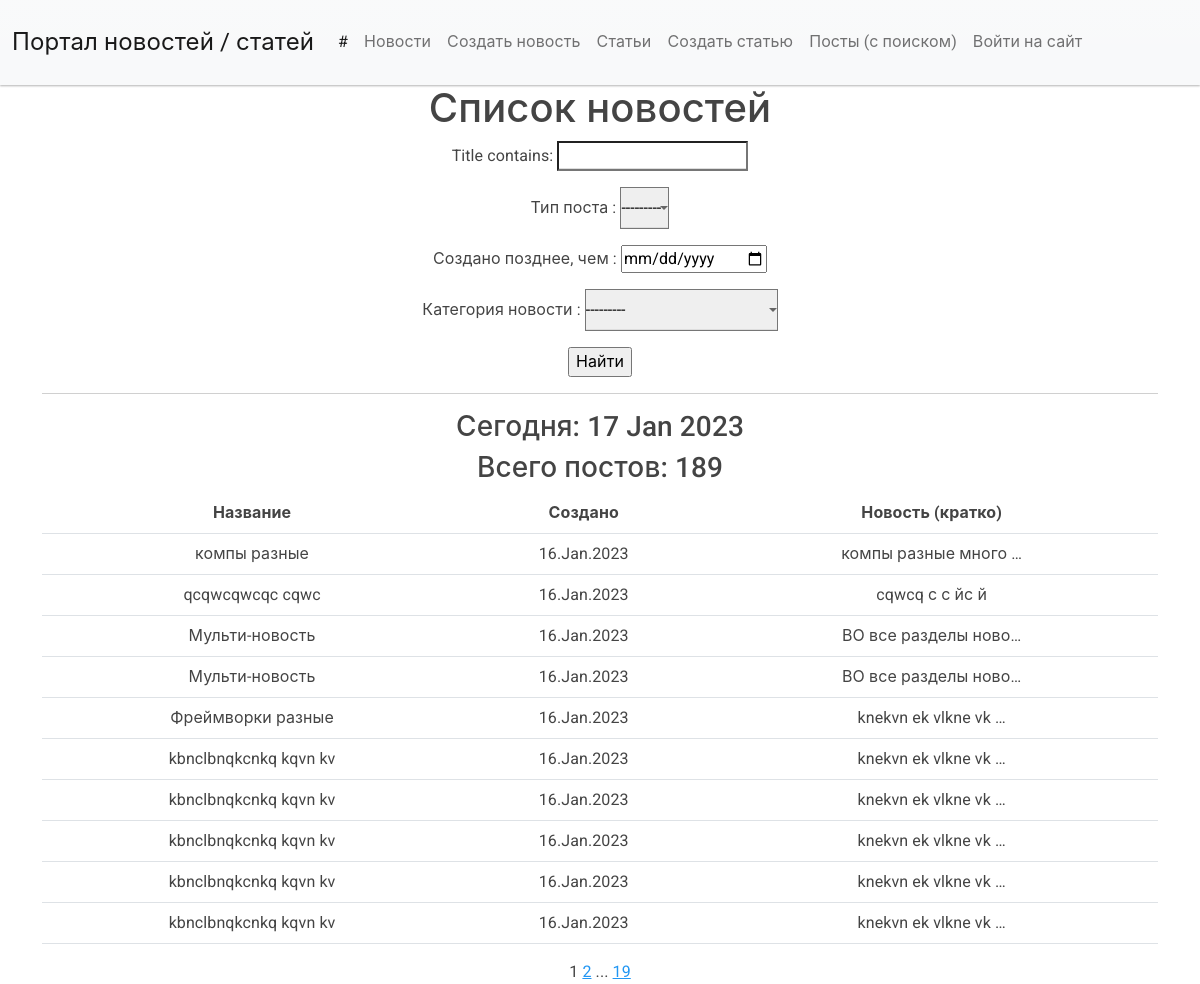
The page /news/search/ on the database as committed earlier.
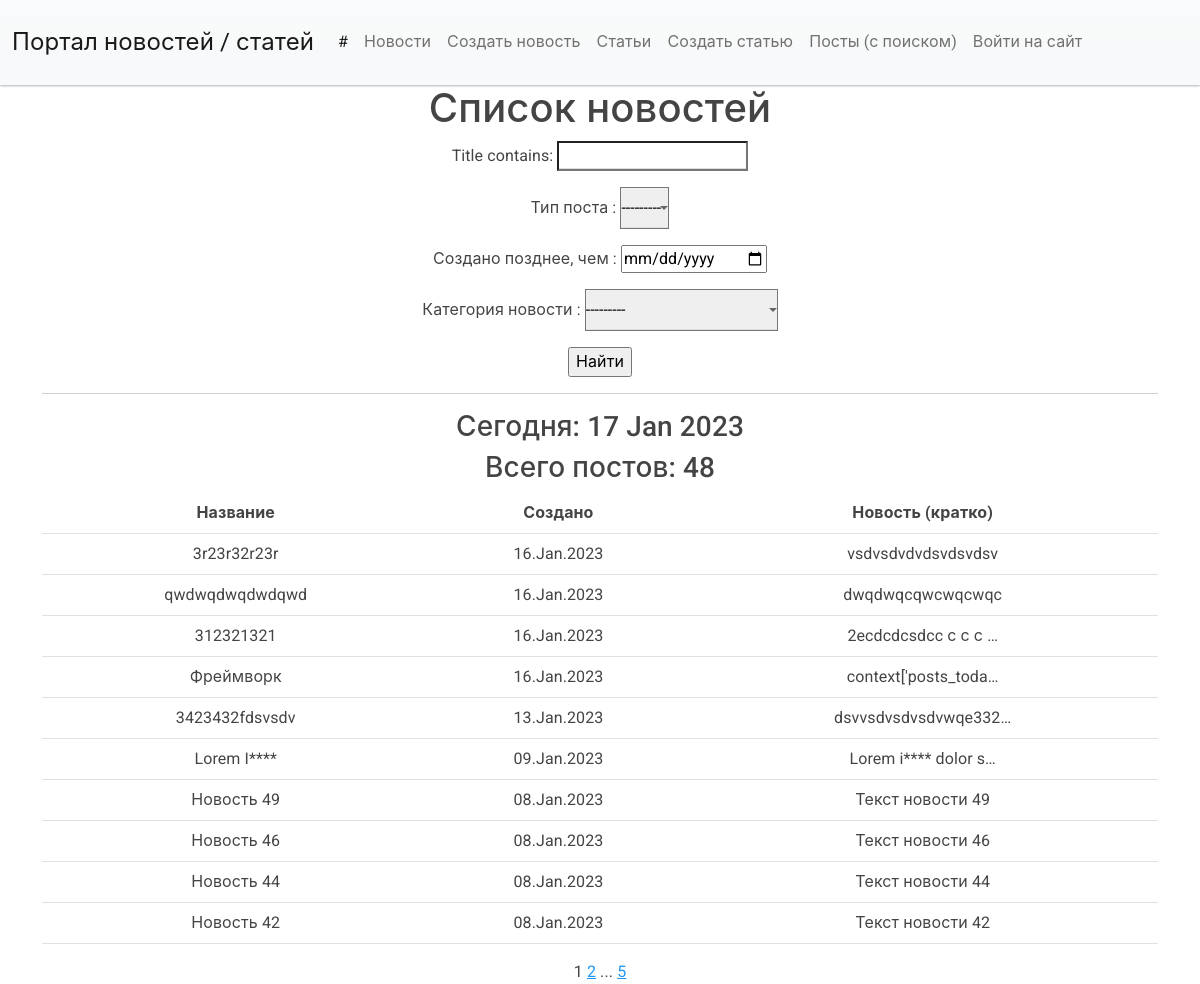
The same page on the database as committed later.
### news/models.py (models this page shows, shortened)
class Post(models.Model):
    TYPES = [
        ('A', 'Article'),
        ('N', 'News')
    ]
    author = models.ForeignKey(Author, on_delete=models.CASCADE)
    post_type = models.CharField(max_length=1, choices=TYPES, default='A')
    creation = models.DateTimeField(auto_now_add=True)
    category = models.ManyToManyField(Category, through='PostCategory')
    title = models.CharField(max_length=200)
    text = models.TextField()
    rating = models.IntegerField(default=0)

### news/views.py (the view, shortened to what this page needs)
# urls.py: path('news/search/', NewsListFiltered.as_view(), name='news_search'),
class NewsListFiltered(ListView):
    model = Post
    ordering = '-creation'
    template_name = 'news_search.html'
    context_object_name = 'news_flist'
    paginate_by = 10
    def get_context_data(self, **kwargs):
        context = super().get_context_data(**kwargs)
        context['news_count'] = self.filterset.qs.count()
        context['filterset'] = self.filterset
        context['sub_button'] = False
        return context
    def get_queryset(self):
        queryset = Post.objects.order_by('-creation')
        self.filterset = NewsFilter(self.request.GET, queryset)
        return self.filterset.qs

### news/templatetags/custom_filters.py (called while the page is built)
@register.filter()
def censor(value):
   def isbad(word: str):
      return True if word in BAD_WORDS else False
   def replace(word: str):
      str_ = word[0]
      for i in range(1, len(word)):
         if word[i] not in string.punctuation:
            str_ += '*'
         else:
            str_ += word[i]
      return str_
   list = value.split()
   for n, word in enumerate(list):
      word2check = ""
      word = word.strip().lower()
      for i in range(len(word)):
         if word[i] not in string.punctuation:
            word2check += word[i]
      if isbad(word2check):
         list[n] = replace(list[n])
   return f'{" ".join(list)}'

### news/templatetags/custom_tags.py (called while the page is built)
@register.simple_tag()
def current_time(format_string='%d %b %Y'):
    return datetime.utcnow().strftime(format_string)

@register.simple_tag(takes_context=True)
def url_replace(context, **kwargs):
    d = context['request'].GET.copy()
    for k, v in kwargs.items():
        d[k] = v
    return d.urlencode()

### templates/news_search.html (shortened to what this page needs)
{% extends 'flatpages/default.html' %}
{% load custom_filters %}
{% load custom_tags %}
{% block content %}
<h1>Список новостей</h1>
   <form action="" method="get">
       {{ filterset.form.as_p }}
       <input type="submit" value="Найти" />
   </form>
   <hr>
   <h3>Сегодня: {% current_time %} </h3>
   <h3> Всего постов: {{ news_count }} </h3>
   {% if news_flist %}
              <table class="table table-hover">
          <thead>
            <tr>
              <th scope="col">Название</th>
              <th scope="col">Создано</th>
              <th scope="col">Новость (кратко)</th>
            </tr>
          </thead>
  <tbody>
           {% for one in news_flist %}
            <tr class="light">
               <td>{{ one.title|censor }}</td>
               <td>{{ one.creation|date:'d.M.Y' }}</td>
               <td>{{ one.text|truncatechars:20|censor }}</td>
           </tr>
           {% endfor %}
         </tbody>
       </table>
   {% else %}
       <h2>Новостей пока нет.</h2>
   {% endif %}
   {% if page_obj.paginator.num_pages > 1 %}
        {{ page_obj.number }}
    {% endif %}
   {% if page_obj.has_next %}
       <a href="?{% url_replace page=page_obj.next_page_number %}">{{ page_obj.next_page_number }}</a>
       {% if paginator.num_pages != page_obj.next_page_number %}
           ...
           <a href="?{% url_replace page=page_obj.paginator.num_pages %}">{{ page_obj.paginator.num_pages }}</a>
       {% endif %}
   {% endif %}
{% endblock content %}

Rows that differ between the two databases and show on the page:
removed Post: title|censor "компы разные", creation "16.Jan.2023", text|censor "компы разные много …"
removed Post: title|censor "qcqwcqwcqc cqwc", creation "16.Jan.2023", text|censor "cqwcq с с йс й"
removed Post: title|censor "Мульти-новость", creation "16.Jan.2023", text|censor "ВО все разделы ново…"
removed Post: title|censor "Мульти-новость", creation "16.Jan.2023", text|censor "ВО все разделы ново…"
removed Post: title|censor "Фреймворки разные", creation "16.Jan.2023", text|censor "knekvn ek vlkne vk …"
removed Post: title|censor "kbnclbnqkcnkq kqvn kv", creation "16.Jan.2023", text|censor "knekvn ek vlkne vk …"
removed Post: title|censor "kbnclbnqkcnkq kqvn kv", creation "16.Jan.2023", text|censor "knekvn ek vlkne vk …"
removed Post: title|censor "kbnclbnqkcnkq kqvn kv", creation "16.Jan.2023", text|censor "knekvn ek vlkne vk …"
removed Post: title|censor "kbnclbnqkcnkq kqvn kv", creation "16.Jan.2023", text|censor "knekvn ek vlkne vk …"
removed Post: title|censor "kbnclbnqkcnkq kqvn kv", creation "16.Jan.2023", text|censor "knekvn ek vlkne vk …"
now on this page (row unchanged): Post: title|censor "3r23r32r23r", creation "16.Jan.2023", text|censor "vsdvsdvdvdsvdsvdsv"
now on this page (row unchanged): Post: title|censor "qwdwqdwqdwdqwd", creation "16.Jan.2023", text|censor "dwqdwqcqwcwqcwqc"
now on this page (row unchanged): Post: title|censor "312321321", creation "16.Jan.2023", text|censor "2ecdcdcsdcc с с с …"
now on this page (row unchanged): Post: title|censor "Фреймворк", creation "16.Jan.2023", text|censor "context['posts_toda…"
now on this page (row unchanged): Post: title|censor "3423432fdsvsdv", creation "13.Jan.2023", text|censor "dsvvsdvsdvsdvwqe332…"
now on this page (row unchanged): Post: title|censor "Lorem I****", creation "09.Jan.2023", text|censor "Lorem i**** dolor s…"
now on this page (row unchanged): Post: title|censor "Новость 49", creation "08.Jan.2023", text|censor "Текст новости 49"
now on this page (row unchanged): Post: title|censor "Новость 46", creation "08.Jan.2023", text|censor "Текст новости 46"
now on this page (row unchanged): Post: title|censor "Новость 44", creation "08.Jan.2023", text|censor "Текст новости 44"
now on this page (row unchanged): Post: title|censor "Новость 42", creation "08.Jan.2023", text|censor "Текст новости 42"
Other text that changed with them:
{{ news_count }}: "189" → "48"
{{ page_obj.paginator.num_pages }}: "19" → "5"
